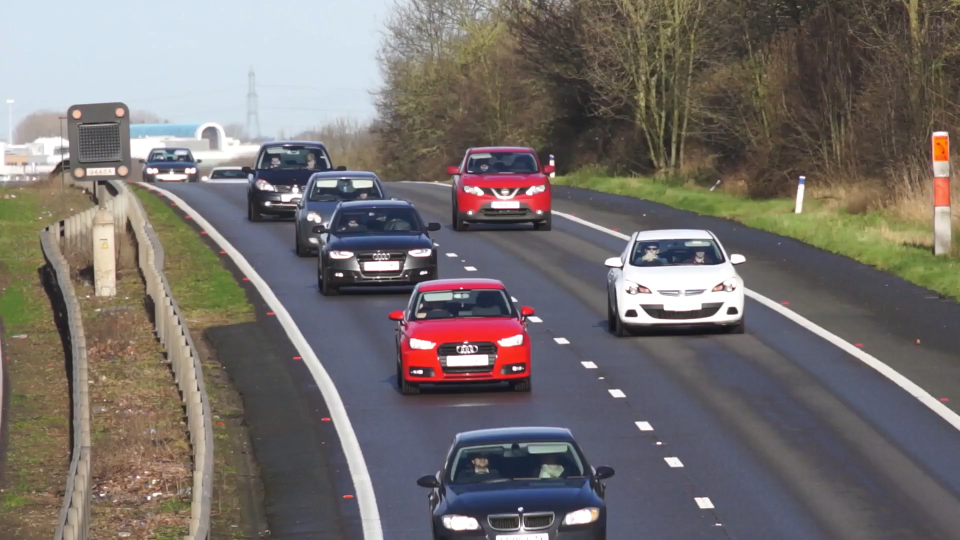
#> input picture images/f1.png, 1920 x 1080 px, found by its file name (shown at 1/2 size)
$ jupyter execute Optical_Flow.ipynb   (text cells are left out)
#> lines starting #> are read from the running program, lines starting #| are printed output that depends on the picture; pictures that were not available may be replaced by others from this repository, and a replacement may not be noted
[cell 1]
import cv2
import numpy as np
import matplotlib.pyplot as plt

[cell 2]
# Load two consecutive frames
frame1 = cv2.imread(r'f1.png', cv2.IMREAD_GRAYSCALE) #Replace with your frame 1 path
#> frame1: shape (1080, 1920); min 0, max 255, mean 114.1
frame2 = cv2.imread(r'f3.png', cv2.IMREAD_GRAYSCALE) #Replace with your frame 2 path
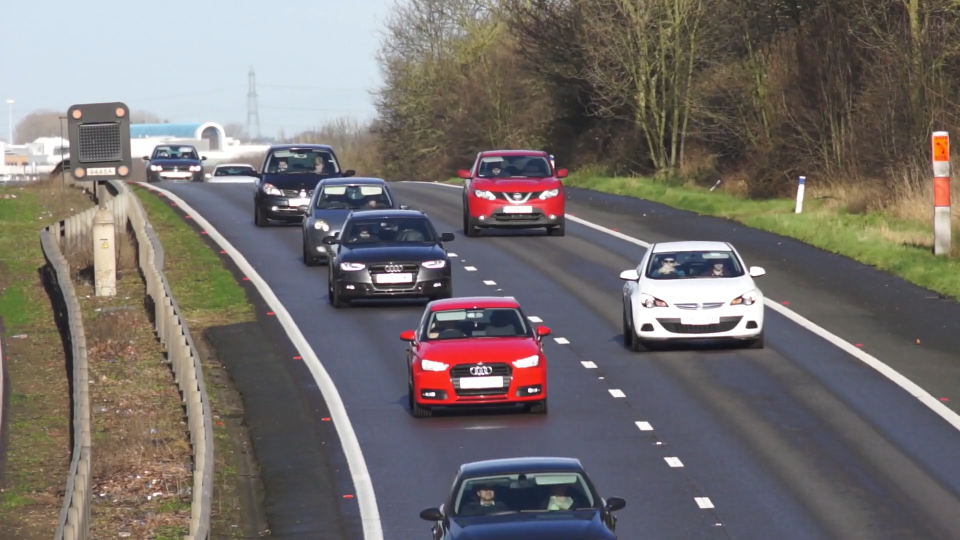
#> input picture images/f3.png, 1920 x 1080 px, found by its file name (shown at 1/2 size)
#> frame2: shape (1080, 1920); min 0, max 255, mean 113.4

# Parameters for Lucas-Kanade optical flow
feature_params = dict(maxCorners=100, qualityLevel=0.3, minDistance=7, blockSize=7)
lk_params = dict(winSize=(15, 15), maxLevel=2,
                 criteria=(cv2.TERM_CRITERIA_EPS | cv2.TERM_CRITERIA_COUNT, 10, 0.03))

frame1 = cv2.resize(frame1,(1080,720))
#> frame1: shape (720, 1080)
frame2 = cv2.resize(frame2,(1080,720))
#> frame2: shape (720, 1080)

# Detect feature points in the first frame
p0 = cv2.goodFeaturesToTrack(frame1, mask=None, **feature_params)
#> p0 = 100 rows, first 8: [578, 491], [473, 495], [585, 678], [383, 366], [820, 416], [827, 416], [715, 420], [705, 419]

# Calculate optical flow
p1, st, err = cv2.calcOpticalFlowPyrLK(frame1, frame2, p0, None, **lk_params)
#> p1 = 100 rows, first 8: [595.5, 520.1], [486.9, 524.8], [586.6, 726.8], [395.7, 382.5], [816.4, 416.8], [821.9, 411.1], [764.2, 439.4], [722.8, 437.8]; st = 100 values, max 1 at index 0, min 0 at index 37, mean 0.96; err = 100 values, max 107.5 at index 4, min 0 at index 37, mean 17.39

# Select good points
good_new = p1[st == 1]
#> good_new = 96 pairs, first value 99.42 to 1064, second value 177.8 to 726.8
good_old = p0[st == 1]
#> good_old = 96 pairs, first value 99 to 1064, second value 178 to 678

motion_threshold = 1.0
valid_points = np.linalg.norm(good_new-good_old, axis=1) > motion_threshold

good_new = good_new[valid_points]
#> good_new = 77 pairs, first value 171.7 to 858, second value 210.4 to 726.8
good_old = good_old[valid_points]
#> good_old = 77 pairs, first value 167 to 836, second value 214 to 678

# Draw the optical flow
output = cv2.cvtColor(frame2, cv2.COLOR_GRAY2BGR)
for i, (new, old) in enumerate(zip(good_new, good_old)):
    a, b = new.ravel()
    c, d = old.ravel()
    cv2.line(output, (int(a), int(b)), (int(c), int(d)), (0, 255, 0), 2)
    cv2.circle(output, (int(a), int(b)), 5, (0, 0, 255), -1)
#> this loop made 77 passes
#> (a, b, c, d) on passes 1 to 12: (595.5, 520.1, 578, 491), (486.9, 524.8, 473, 495), (586.6, 726.8, 585, 678), (395.7, 382.5, 383, 366), (816.4, 416.8, 820, 416), (821.9, 411.1, 827, 416), (764.2, 439.4, 715, 420), (722.8, 437.8, 705, 419), (533.9, 473, 530, 468), (521.3, 470.4, 520, 468), (307.8, 277.3, 300, 271), (407.9, 354.9, 395, 339)
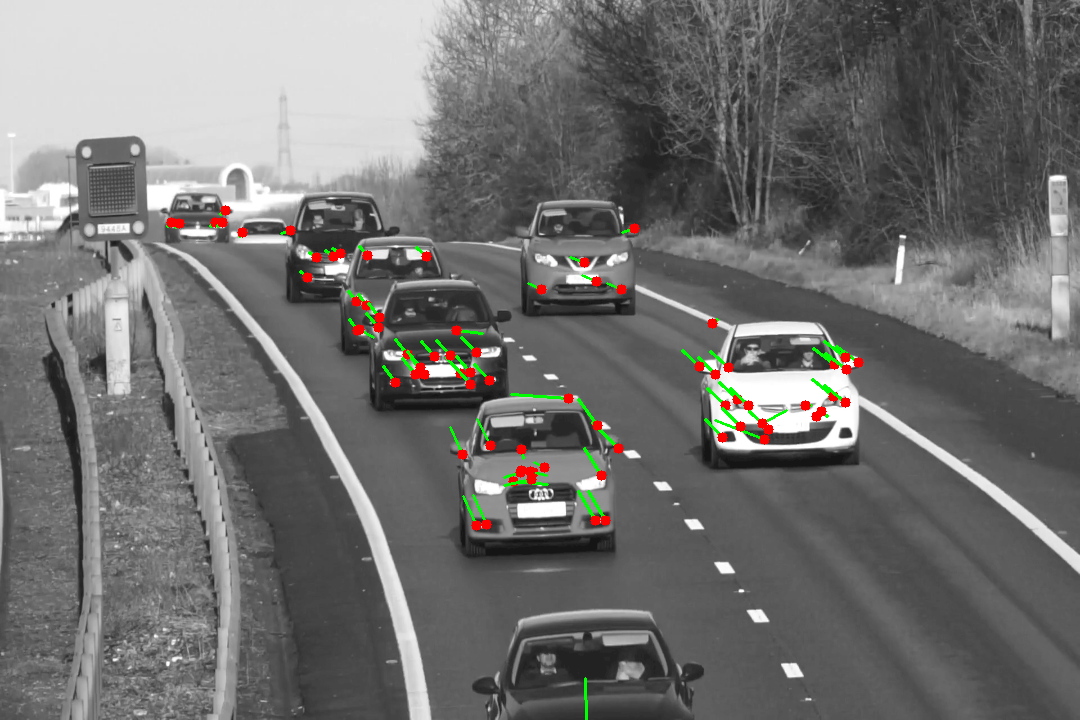
#> output: shape (720, 1080, 3); mean B, G, R 111.6, 112.8, 113.5

plt.figure(figsize=(15,8))
plt.subplot(1,3,1)
plt.imshow(frame1,cmap='gray')
plt.title('Frames 1')
plt.axis('off')

plt.subplot(1,3,2)
plt.imshow(frame2,cmap='gray')
plt.title('Frame 2')
plt.axis('off')

plt.subplot(1,3,3)
plt.imshow(output[:,:,::-1])
plt.title('Lucas-Kanade for Two Frames')
plt.axis('off')

plt.tight_layout()
plt.show()
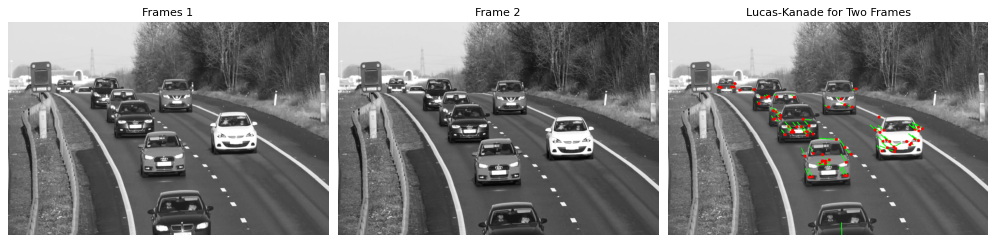
#> figure drawn by matplotlib, 3 panels

[cell 3]
 # Load video
cap = cv2.VideoCapture(r"1.mp4")  # Replace with 0 for webcam
#Replace with your video path

# Parameters for feature detection
feature_params = dict(maxCorners=500, qualityLevel=0.3, minDistance=7, blockSize=7)

# Parameters for Lucas-Kanade optical flow
lk_params = dict(winSize=(15, 15), maxLevel=3,
                 criteria=(cv2.TERM_CRITERIA_EPS | cv2.TERM_CRITERIA_COUNT, 10, 0.03))
#> lk_params = {'winSize': (15, 15), 'maxLevel': 3, 'criteria': (3, 10, 0.03)}

# Read the first frame and convert to grayscale
ret, old_frame = cap.read()
if not ret:
    print("Error: Could not read video")
    cap.release()
    cv2.destroyAllWindows()
    exit()

old_frame = cv2.resize(old_frame, (1080, 720))  # Resize first frame
#> old_frame: shape (720, 1080, 3)
old_gray = cv2.cvtColor(old_frame, cv2.COLOR_BGR2GRAY)
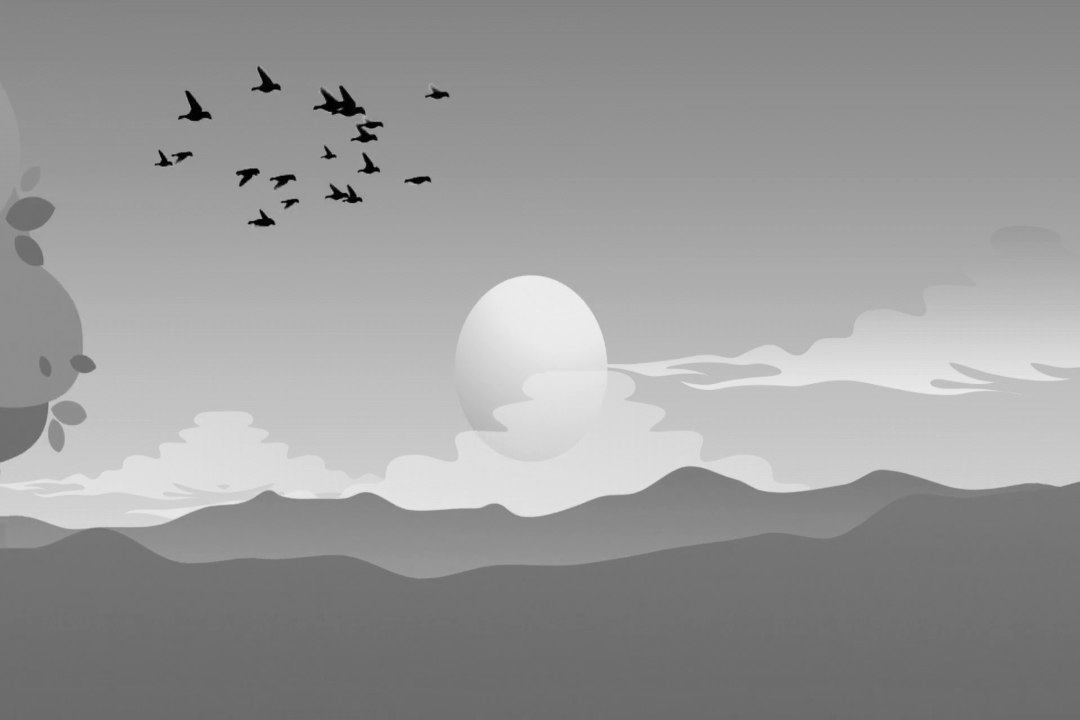
#> old_gray: shape (720, 1080); min 0, max 237, mean 153.4
p0 = cv2.goodFeaturesToTrack(old_gray, mask=None, **feature_params)  # Detect features
#> p0 = 42 rows, first 8: [259, 216], [331, 192], [272, 222], [328, 155], [359, 126], [257, 172], [359, 199], [240, 177]

# Create a mask image for drawing purposes
mask = np.zeros_like(old_frame)

while cap.isOpened():
    ret, frame = cap.read()
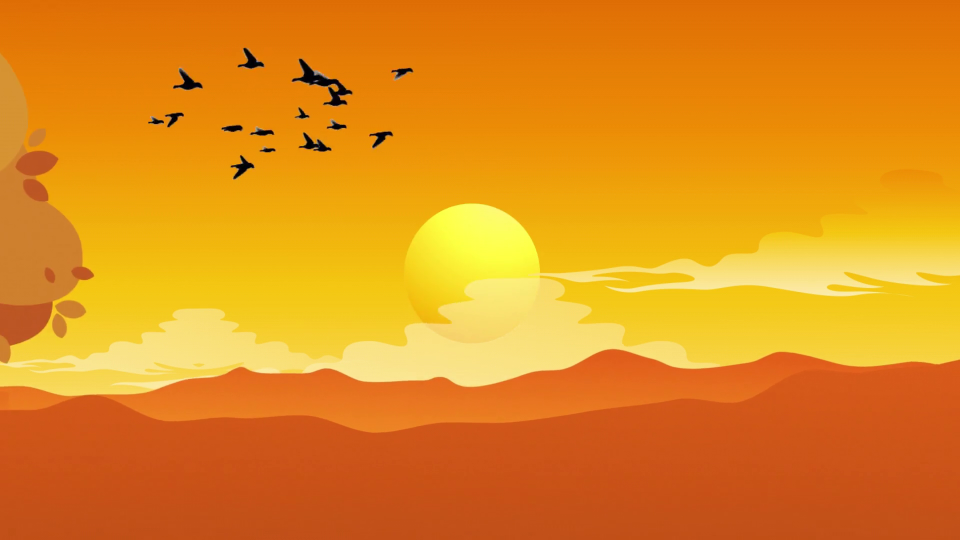
#> input picture frame 28 of Videos/scene_ch.mp4, 1920 x 1080 px, given in place of 1.mp4, which was not available (shown at 1/2 size)
#> frame is the input picture: shape (1080, 1920, 3); mean B, G, R 27.9, 140.2, 226.4
    if not ret:
        break

    frame = cv2.resize(frame, (1080, 720))  # Resize every frame
#> frame: shape (720, 1080, 3)
    frame_gray = cv2.cvtColor(frame, cv2.COLOR_BGR2GRAY)

    # Calculate optical flow (Lucas-Kanade method)
    p1, st, err = cv2.calcOpticalFlowPyrLK(old_gray, frame_gray, p0, None, **lk_params)
#> p1 = 42 rows, first 8: [270.1, 215.2], [343.7, 190.3], [283.1, 221.1], [339.7, 153.8], [373.7, 123.1], [270, 170.6], [368.8, 198.1], [255.3, 175.4]; st = 42 values from 1 to 1; err = 42 values, max 55.69 at index 34, min 3.27 at index 36, mean 15.65

    # Select good points
    if p1 is not None:
        good_new = p1[st == 1]
#> good_new = 42 pairs, first value 169.9 to 461.4, second value 85.65 to 222.3
        good_old = p0[st == 1]
#> good_old = 42 pairs, first value 159 to 446, second value 87 to 223

        # Draw optical flow
        for i, (new, old) in enumerate(zip(good_new, good_old)):
            a, b = new.ravel()
            c, d = old.ravel()
            cv2.line(mask, (int(a), int(b)), (int(c), int(d)), (0, 255, 0), 2)
            cv2.circle(frame, (int(a), int(b)), 5, (0, 0, 255), -1)
#> this loop made 42 passes
#> (a, b, c, d) on passes 1 to 12: (270.1, 215.2, 259, 216), (343.7, 190.3, 331, 192), (283.1, 221.1, 272, 222), (339.7, 153.8, 328, 155), (373.7, 123.1, 359, 126), (270, 170.6, 257, 172), (368.8, 198.1, 359, 199), (255.3, 175.4, 240, 177), (295.6, 203.2, 284, 205), (369.2, 102.6, 341, 99), (179.1, 161, 169, 162), (306.2, 199.7, 296, 201)
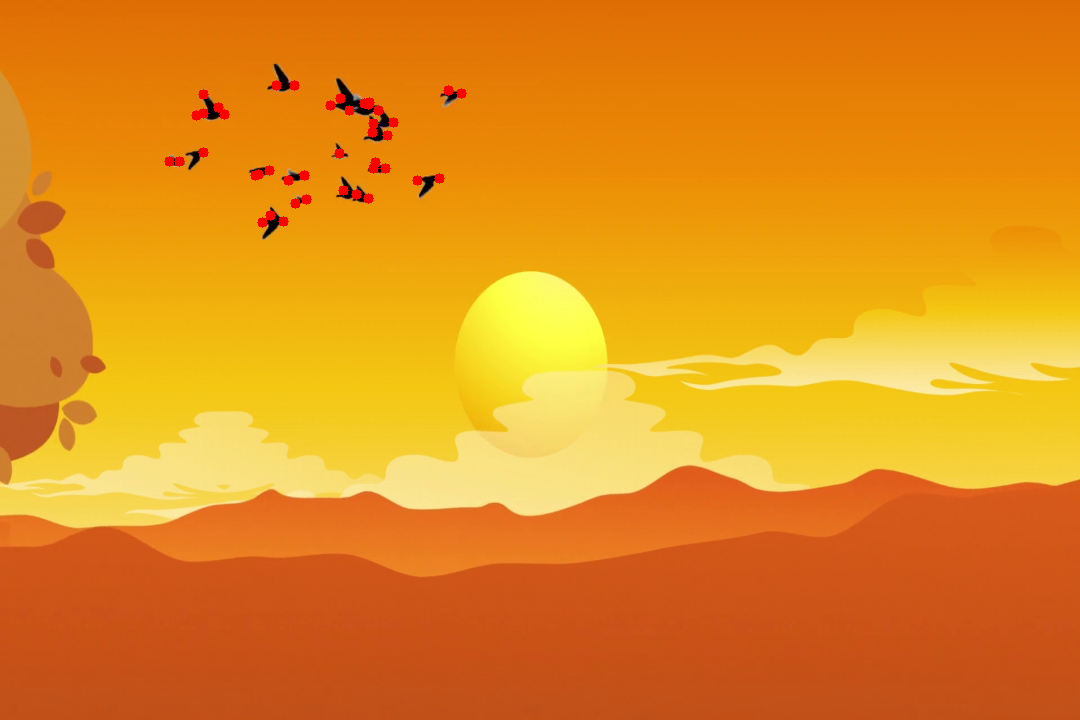
#> frame: shape (720, 1080, 3); mean B, G, R 27.8, 139.8, 226.9
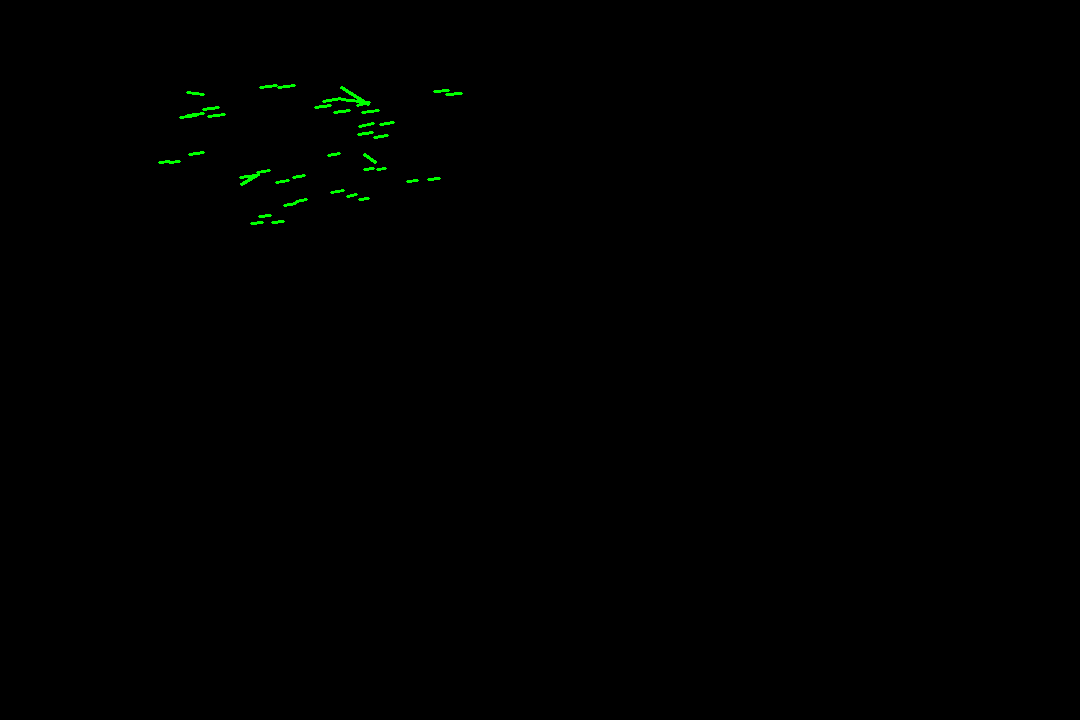
#> mask: shape (720, 1080, 3); mean B, G, R 0, 0.6, 0

        # Overlay mask on frame
        output = cv2.add(frame, mask)

        # Update previous frame and points
        old_gray = frame_gray.copy()
        p0 = good_new.reshape(-1, 1, 2)
#> p0 has the same summary as p1

        # Re-detect feature points if too few remain
        if len(p0) < 50:
            p0 = cv2.goodFeaturesToTrack(old_gray, mask=None, **feature_params)
#> p0 = 47 rows, first 8: [271, 216], [283, 221], [422, 183], [370, 116], [340, 154], [190, 157], [378, 120], [265, 225]
            mask = np.zeros_like(frame)  # Reset mask to avoid clutter

    # Display the result
    cv2.imshow('Optical Flow - Lucas Kanade', output)

    if cv2.waitKey(30) & 0xFF == 27:  # Press 'ESC' to exit
#> (key Esc is pressed here)
        break

# Cleanup
cap.release()
cv2.destroyAllWindows()

[cell 4]
video_path = r"3.mp4" #Replace with your video path
cap = cv2.VideoCapture(video_path)

if not cap.isOpened():
    print(f"Error: Cannot open video file {video_path}")
    exit()

frame_size = (1080, 720)

# KLT good features: only 1 corner
feature_params = dict(maxCorners=1, qualityLevel=0.3, minDistance=7, blockSize=7)

# Lucas-Kanade optical flow parameters
lk_params = dict(winSize=(15, 15), maxLevel=2,
                 criteria=(cv2.TERM_CRITERIA_EPS | cv2.TERM_CRITERIA_COUNT, 10, 0.03))
#> lk_params = {'winSize': (15, 15), 'maxLevel': 2, 'criteria': (3, 10, 0.03)}

# Read first frame
ret, old_frame = cap.read()
if not ret:
    print("Error reading first frame")
    cap.release()
    exit()

old_frame = cv2.resize(old_frame, frame_size)
old_gray = cv2.cvtColor(old_frame, cv2.COLOR_BGR2GRAY)

# Detect only the best single feature
p0 = cv2.goodFeaturesToTrack(old_gray, mask=None, **feature_params)
#> p0 = [[259, 216]]

mask = np.zeros_like(old_frame)
color = (0, 255, 0)  # Green trail

while cap.isOpened():
    ret, frame = cap.read()
    if not ret:
        break

    frame = cv2.resize(frame, frame_size)
    frame_gray = cv2.cvtColor(frame, cv2.COLOR_BGR2GRAY)

    if p0 is not None:
        # Calculate optical flow for the current point
        p1, st, err = cv2.calcOpticalFlowPyrLK(old_gray, frame_gray, p0, None, **lk_params)
#> p1 = [[270.1, 215.2]]; st = [1]; err = [6.92]

        if p1 is not None and st[0] == 1:
            a, b = p1[0].ravel()
#> a = 270.1; b = 215.2
            c, d = p0[0].ravel()
#> c = 259; d = 216

            # Draw trail and point
            mask = cv2.line(mask, (int(c), int(d)), (int(a), int(b)), color, 2)
            frame = cv2.circle(frame, (int(a), int(b)), 5, color, -1)
#> frame: shape (720, 1080, 3); mean B, G, R 27.8, 140.1, 226.4

            # Update point
            p0 = p1
#> p0 = [[270.1, 215.2]]
        else:
            print("Tracking lost. Reinitializing...")
            p0 = cv2.goodFeaturesToTrack(frame_gray, mask=None, **feature_params)
            mask = np.zeros_like(old_frame)  # Reset trail

    old_gray = frame_gray.copy()

    output = cv2.add(frame, mask)
    cv2.imshow('KLT Single Good Feature Tracking', output)

    if cv2.waitKey(30) & 0xFF == 27:
#> (key Esc is pressed here)
        break

cap.release()
cv2.destroyAllWindows()
